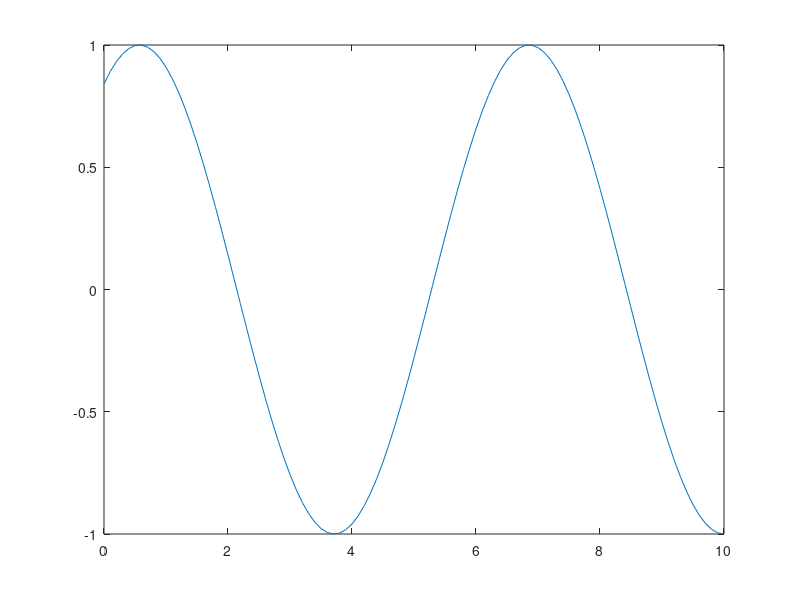
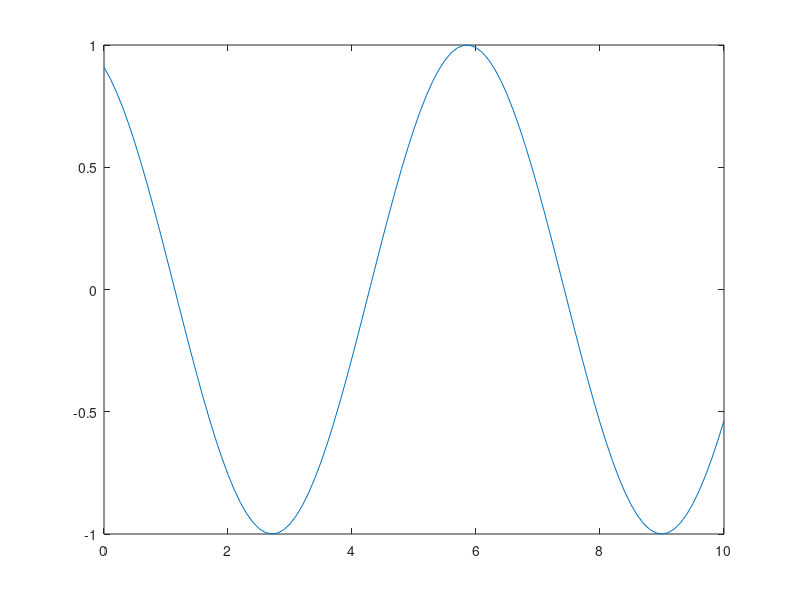
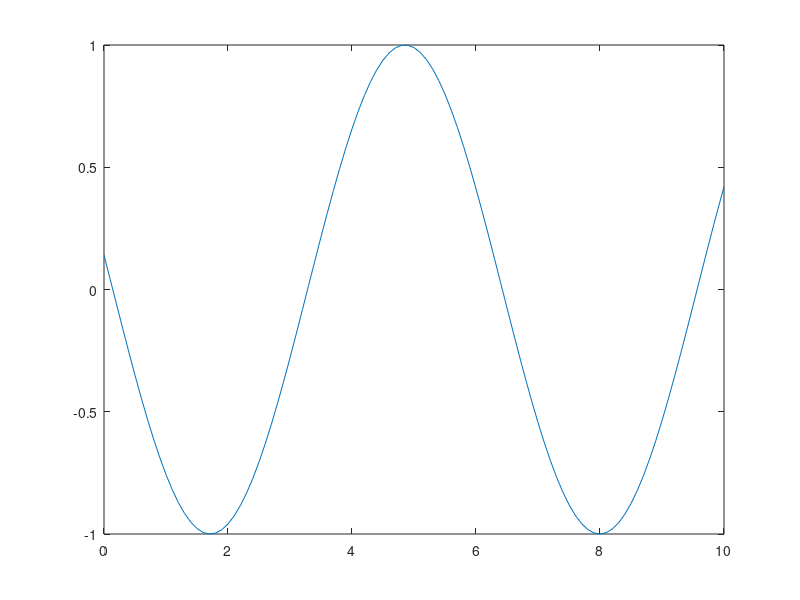
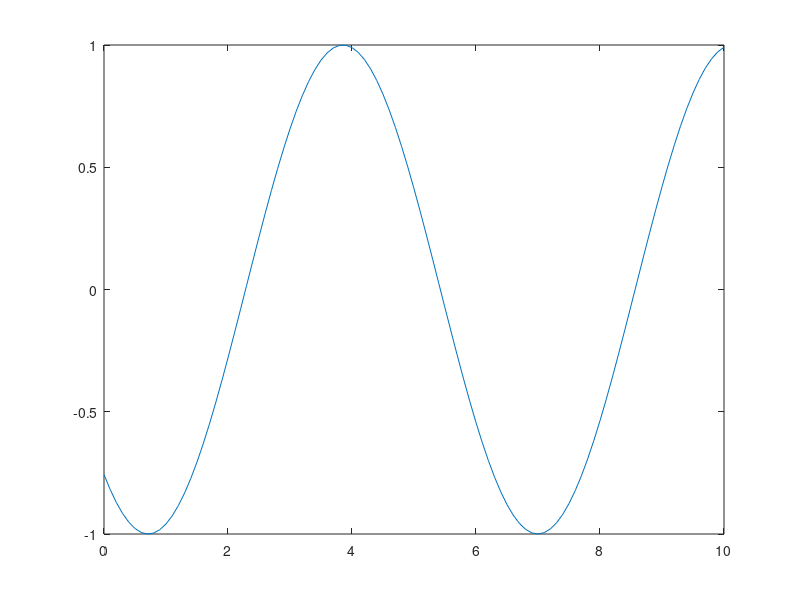

These charts were generated, in order, by the following MATLAB code:
for i=1:10
    x = linspace(0,10,101);
    plot(x, sin(x+i));
    print(gcf,'-deps',strcat('plot', num2str(i),'.ps'));
end
